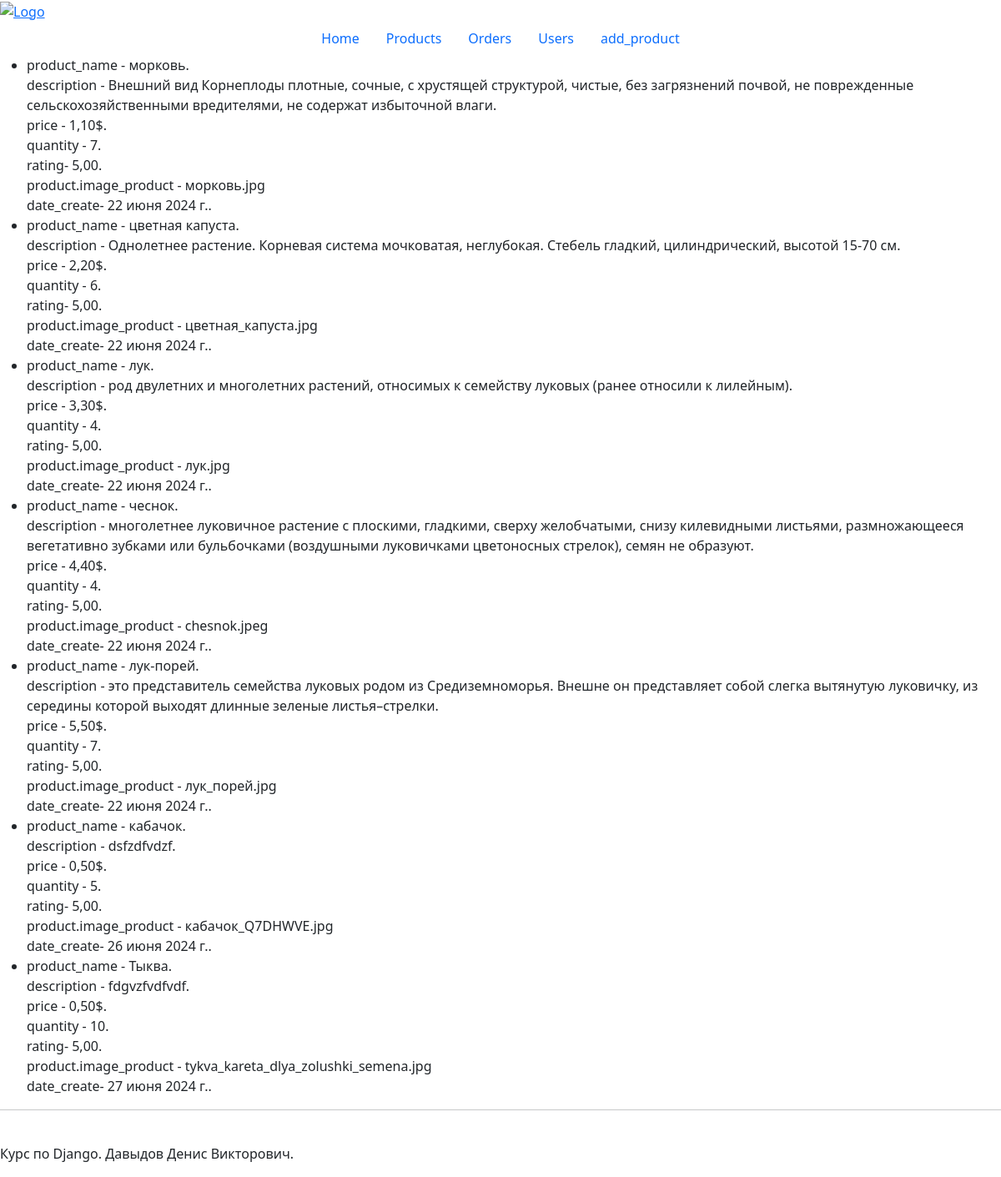
Screenshot of /hw4/products/ with the database file from the repository.
### myapp2/models.py (models this page shows, shortened)
class Product(models.Model):
    product_name = models.CharField(max_length=100)
    description = models.TextField()
    price = models.DecimalField(max_digits=8, decimal_places=2)
    quantity = models.PositiveSmallIntegerField(default=0)
    date_create = models.DateField(auto_now_add=True, null=True)
    rating = models.DecimalField(default=5.0, max_digits=3, decimal_places=2)
    image_product = models.ImageField(null=True)

### myapp4/views.py (the view)
# urls.py: path('products/', all_product, name='all_product'),
def all_product(request):
    products = Product.objects.all()
    return render(request, 'myapp4/products.html', {"products": products})

### myapp4/templates/myapp4/products.html
{% extends 'base.html' %}
{% block content %}
            <ul>
                {% for product in products %}
                    <li>
                        product_name - {{ product.product_name }}.<br>
                        description - {{product.description}}.<br>
                        price - {{ product.price }}$.<br>
                        quantity - {{ product.quantity }}.<br>
                        rating- {{ product.rating }}.<br>
                        product.image_product -
                        {% if product.image_product %}
                            {{product.image_product}}<br>
                        {% else %}
                            No image
                        {% endif %}
                        date_create- {{ product.date_create }}.<br>
                    </li>
               {% endfor %}
            </ul>
            <hr>
            <br>
{% endblock %}

### rows the page displays
Product: product_name "морковь", description "Внешний вид Корнеплоды плотные, сочные, с хрустящей структурой, чистые, без загрязнений почвой, не поврежденные сельскохозяйственными вредителями, не содержат избыточной влаги", price "1,10", quantity "7", rating "5,00", image_product "морковь.jpg", date_create "22 июня 2024 г."
Product: product_name "цветная капуста", description "Однолетнее растение. Корневая система мочковатая, неглубокая. Стебель гладкий, цилиндрический, высотой 15-70 см", price "2,20", quantity "6", rating "5,00", image_product "цветная_капуста.jpg", date_create "22 июня 2024 г."
Product: product_name "лук", description "род двулетних и многолетних растений, относимых к семейству луковых (ранее относили к лилейным)", price "3,30", quantity "4", rating "5,00", image_product "лук.jpg", date_create "22 июня 2024 г."
Product: product_name "чеснок", description "многолетнее луковичное растение с плоскими, гладкими, сверху желобчатыми, снизу килевидными листьями, размножающееся вегетативно зубками или бульбочками (воздушными луковичками цветоносных стрелок), семян не образуют", price "4,40", quantity "4", rating "5,00", image_product "chesnok.jpeg", date_create "22 июня 2024 г."
Product: product_name "лук-порей", description "это представитель семейства луковых родом из Средиземноморья. Внешне он представляет собой слегка вытянутую луковичку, из середины которой выходят длинные зеленые листья–стрелки", price "5,50", quantity "7", rating "5,00", image_product "лук_порей.jpg", date_create "22 июня 2024 г."
Product: product_name "кабачок", description "dsfzdfvdzf", price "0,50", quantity "5", rating "5,00", image_product "кабачок_Q7DHWVE.jpg", date_create "26 июня 2024 г."
Product: product_name "Тыква", description "fdgvzfvdfvdf", price "0,50", quantity "10", rating "5,00", image_product "tykva_kareta_dlya_zolushki_semena.jpg", date_create "27 июня 2024 г."
